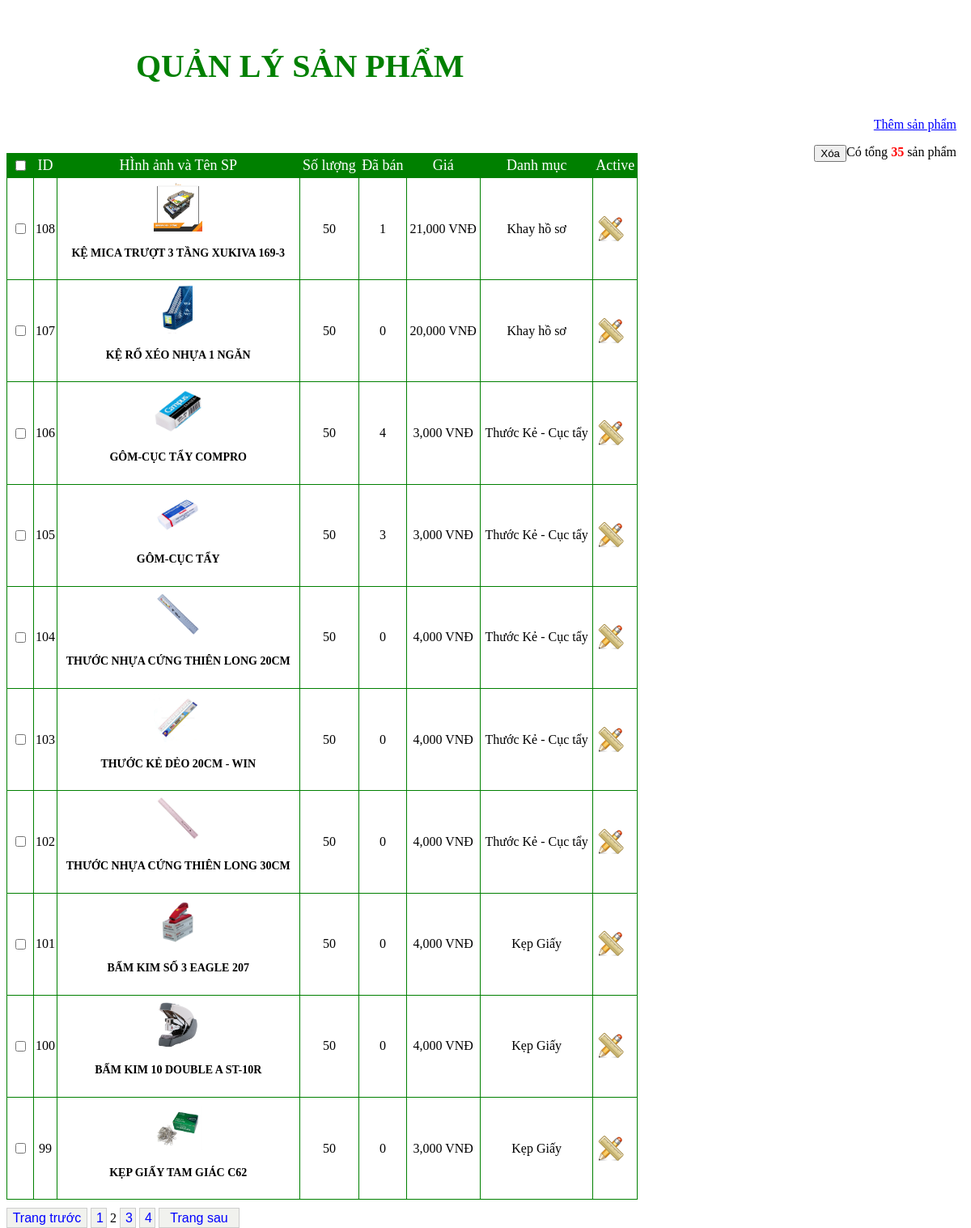
/admin/sanpham.php?admin=hienthisp&page=2, run on the app's committed database.
### tables this page shows
CREATE TABLE `sanpham` (
  `idsp` int(11) NOT NULL,
  `tensp` varchar(50) NOT NULL,
  `hinhanh` varchar(255) NOT NULL,
  `mau` varchar(20) NOT NULL,
  `chitiet` text NOT NULL,
  `soluong` int(11) NOT NULL,
  `daban` int(11) NOT NULL,
  `gia` int(11) NOT NULL,
  `khuyenmai1` int(11) NOT NULL,
  `khuyenmai2` varchar(255) NOT NULL,
  `madm` int(11) NOT NULL,
  `ngaycapnhat` date NOT NULL,
  `trangthai` int(11) NOT NULL
);

CREATE TABLE `danhmuc` (
  `madm` int(11) NOT NULL,
  `tendm` varchar(50) NOT NULL,
  `dequi` int(11) NOT NULL
);

### admin/sanpham.php (the view, shortened to what this page needs)
<link rel="stylesheet" href="css/hienthi_sp.css">
<?php
	include ('../include/connect.php');
    $select = "select * from sanpham inner join danhmuc on sanpham.madm=danhmuc.madm";
    $query = $link->query($select);
    $dem = mysqli_num_rows($query);
?>
<div class="quanlysp">
	<h3>QUẢN LÝ SẢN PHẨM</h3>
<a href='?admin=themsp' style="color: blue;">Thêm sản phẩm</a><br>
	<p>Có tổng <font color=red><b><?php echo $dem ?></b></font> sản phẩm</p>
	<form action="admin.php?admin=xulysp" method="post">
		<div id="check">
			<p>
				<input type="submit" name="xoa" value="Xóa" />
			</p>
		</div>
</div>
<table>
    <tr class='tieude_hienthi_sp'>
		<td width="30"><input type="checkbox" name="check"  class="checkbox" onclick="checkall('item', this)"></td>
        <td>ID</td>
        <td>HÌnh ảnh và Tên SP</td>
        <td>Số lượng</td>
        <td>Đã bán</td>
        <td>Giá</td>
        <td>Danh mục</td>
        <td>Active</td>
    </tr>
    <?php
		if(!isset($_GET['page'])){
		$page = 1;
		} else {
		$page = $_GET['page'];
		}
		$max_results = 10;
		$from = (($page * $max_results) - $max_results);
		$sql = $link->query("SELECT * FROM sanpham inner join danhmuc on sanpham.madm=danhmuc.madm ORDER by idsp DESC  LIMIT $from, $max_results");
    if($dem > 0)
        while ($bien = mysqli_fetch_array($sql))
        {
?>
            <tr class='noidung_hienthi_sp'>
				<td class="masp_hienthi_sp"><input type="checkbox" name="id[]" class="item" class="checkbox" value="<?=$bien['idsp']?>"/></td>
                <td class="masp_hienthi_sp"><?php  echo $bien['idsp'] ?></td>
                <td class="img_hienthi_sp">
                    <img src="../img/uploads/<?php echo $bien['hinhanh'] ?>"  width='60' height='60'><br>
                    <h4><?php echo $bien['tensp'] ?></h4>
                </td>
				<td class="sl_hienthi_sp"><?php echo $bien['soluong'] ?></td>
				<td class="sl_hienthi_sp"><?php echo $bien['daban'] ?></td>
                <td class="gia_hienthi_sp"><?php echo number_format($bien['gia']).' VNÐ' ?></td>
                <td  class="madm_hienthi_sp">
									<?=$bien['tendm'] ?>
				</td>
                <td class="active_hienthi_sp">
                    <a href='admin.php?admin=suasp&idsp=<?php echo $bien['idsp']  ?>'><img src="img/sua.png" title="Sửa"></a>
				</td>
            </tr>
<?php
    }
    else echo "<tr><td colspan='6'>Không có sản phẩm trong CSDL</td></tr>";
?>
</table>
	<div id="phantrang_sp">
	<?php
			$total_results = mysqli_num_rows($link->query("SELECT * FROM sanpham"));
			$total_pages = ceil($total_results / $max_results);
			if($page > 1){
			$prev = ($page - 1);
			echo "<a href=\"".$_SERVER['PHP_SELF']."?admin=hienthisp&page=$prev\"><button class='trang'>Trang trước</button></a>&nbsp;";
			}
			for($i = 1; $i <= $total_pages; $i++){
			if(($page) == $i){
				if($i>1) {
						echo "$i&nbsp;";  }
			} else {
			echo "<a href=\"".$_SERVER['PHP_SELF']."?admin=hienthisp&page=$i\"><button class='so'>$i</button></a>&nbsp;";
			}
			}
			if($page < $total_pages){
			$next = ($page + 1);
			echo "<a href=\"".$_SERVER['PHP_SELF']."?admin=hienthisp&page=$next\"><button class='trang'>Trang sau</button></a>";
			}
	?>
	</div>

### admin/css/hienthi_sp.css (style rules this page uses)
.quanlysp { padding:10px 10px; }
.quanlysp h3 { font-size:40px; padding-left:150px; color:green; }
.quanlysp a { float:right; }
.quanlysp p { float:right; }
table { text-align:center; width:780px; height:auto; border-collapse:collapse; }
tr td { border:1px solid green; }
tr.tieude_hienthi_sp td { color:white; background: green; height:30px; font-size:18px; }
td.img_hienthi_sp img { padding-top:5px; }
td.img_hienthi_sp h4 { padding-bottom:5px; font-size:14px; }
#phantrang_sp { float:left; padding-top:10px; }
a button { border:1px solid #cdcdcd; font-size:16px; height:25px; cursor:pointer; color:blue; background:#f1f2ee; }
a button.trang { width:100px; }
a button.so { width:20px; }
.active_hienthi_sp a { float:left; margin-left:5px; padding:10px 0px; }

### data on the page
sanpham: idsp "108", hinhanh (picture), tensp "KỆ MICA TRƯỢT 3 TẦNG XUKIVA 169-3", soluong "50", daban "1", gia "21,000", danhmuc.tendm "Khay hồ sơ"
sanpham: idsp "107", hinhanh (picture), tensp "KỆ RỔ XÉO NHỰA 1 NGĂN", soluong "50", daban "0", gia "20,000", danhmuc.tendm "Khay hồ sơ"
sanpham: idsp "106", hinhanh (picture), tensp "GÔM-CỤC TẨY COMPRO", soluong "50", daban "4", gia "3,000", danhmuc.tendm "Thước Kẻ - Cục tẩy"
sanpham: idsp "105", hinhanh (picture), tensp "GÔM-CỤC TẨY", soluong "50", daban "3", gia "3,000", danhmuc.tendm "Thước Kẻ - Cục tẩy"
sanpham: idsp "104", hinhanh (picture), tensp "THƯỚC NHỰA CỨNG THIÊN LONG 20CM", soluong "50", daban "0", gia "4,000", danhmuc.tendm "Thước Kẻ - Cục tẩy"
sanpham: idsp "103", hinhanh (picture), tensp "THƯỚC KẺ DẺO 20CM - WIN", soluong "50", daban "0", gia "4,000", danhmuc.tendm "Thước Kẻ - Cục tẩy"
sanpham: idsp "102", hinhanh (picture), tensp "THƯỚC NHỰA CỨNG THIÊN LONG 30CM", soluong "50", daban "0", gia "4,000", danhmuc.tendm "Thước Kẻ - Cục tẩy"
sanpham: idsp "101", hinhanh (picture), tensp "BẤM KIM SỐ 3 EAGLE 207", soluong "50", daban "0", gia "4,000", danhmuc.tendm "Kẹp Giấy"
sanpham: idsp "100", hinhanh (picture), tensp "BẤM KIM 10 DOUBLE A ST-10R", soluong "50", daban "0", gia "4,000", danhmuc.tendm "Kẹp Giấy"
sanpham: idsp "99", hinhanh (picture), tensp "KẸP GIẤY TAM GIÁC C62", soluong "50", daban "0", gia "3,000", danhmuc.tendm "Kẹp Giấy"

### other printed values
$dem "35"
